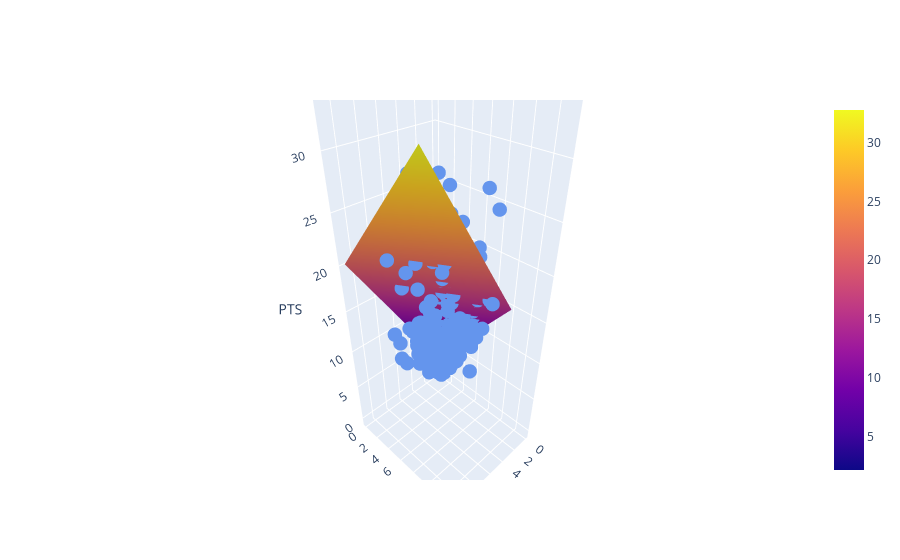

The code cell stored with this chart in its notebook:
### Code cell
fig = go.Figure()

nba_data_raw = go.Scatter3d(x = nba['AST'], y = nba['3PA'], z = nba['PTS'],
            mode = 'markers', marker=dict(color='cornflowerblue', size = 5), name = 'actual')

num_points = 100
xvalues = np.linspace(0, 11, num_points)
yvalues = np.linspace(0, 10, num_points)
(u,v) = np.meshgrid(xvalues, yvalues)
ast3pa = np.vstack((u.flatten(),v.flatten()))

pred_pts = np.array([model.predict(coord.reshape(1, -1)) for coord in ast3pa.T])

loss_surface = go.Surface(x=u, y=v, z=np.reshape(pred_pts, u.shape), name = 'predicted')

# prediction_surface = go.Scatter3d(x = nba['AST'], y = nba['3PA'], z = pred_ast_3pa, line = dict(color='gold'),
#                                  mode = 'markers')

fig.add_trace(loss_surface)
fig.add_trace(nba_data_raw)

fig.update_layout(scene = dict(
    xaxis_title = "AST",
    yaxis_title = "3PA",
    zaxis_title = "PTS"))

fig.show()

### Figure 1 — Plotly figure (JSON) as saved in the notebook; plotly's stock layout.template omitted (floating-point values rounded to 4 significant figures; data arrays with more than 128 entries replaced by an {"elided": "..."} marker saying what was removed)
{"data": [{"name": "predicted", "type": "surface", "x": {"elided": "100x100 float values"}, "y": {"elided": "100x100 float values"}, "z": {"elided": "100x100 float values"}}, {"marker": {"color": "cornflowerblue", "size": 5}, "mode": "markers", "name": "actual", "type": "scatter3d", "x": {"elided": "708 float values"}, "y": {"elided": "708 float values"}, "z": {"elided": "708 float values"}}], "layout": {"scene": {"xaxis": {"title": {"text": "AST"}}, "yaxis": {"title": {"text": "3PA"}}, "zaxis": {"title": {"text": "PTS"}}}}}
